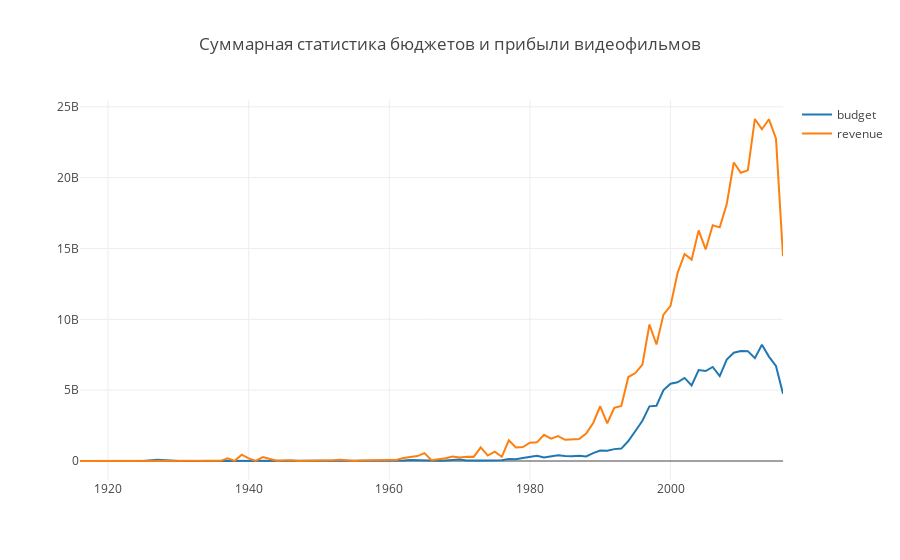

This figure's notebook cell:
### Code cell
trace0 = go.Scatter(
    x=years_df.index,
    y=years_df.budget,
    name='budget'
)

trace1 = go.Scatter(
    x=years_df.index,
    y=years_df.revenue,
    name='revenue'
)

data = [trace0, trace1]
layout = {'title': 'Суммарная статистика бюджетов и прибыли видеофильмов'}

fig = go.Figure(data=data, layout=layout)

iplot(fig, show_link=False)
